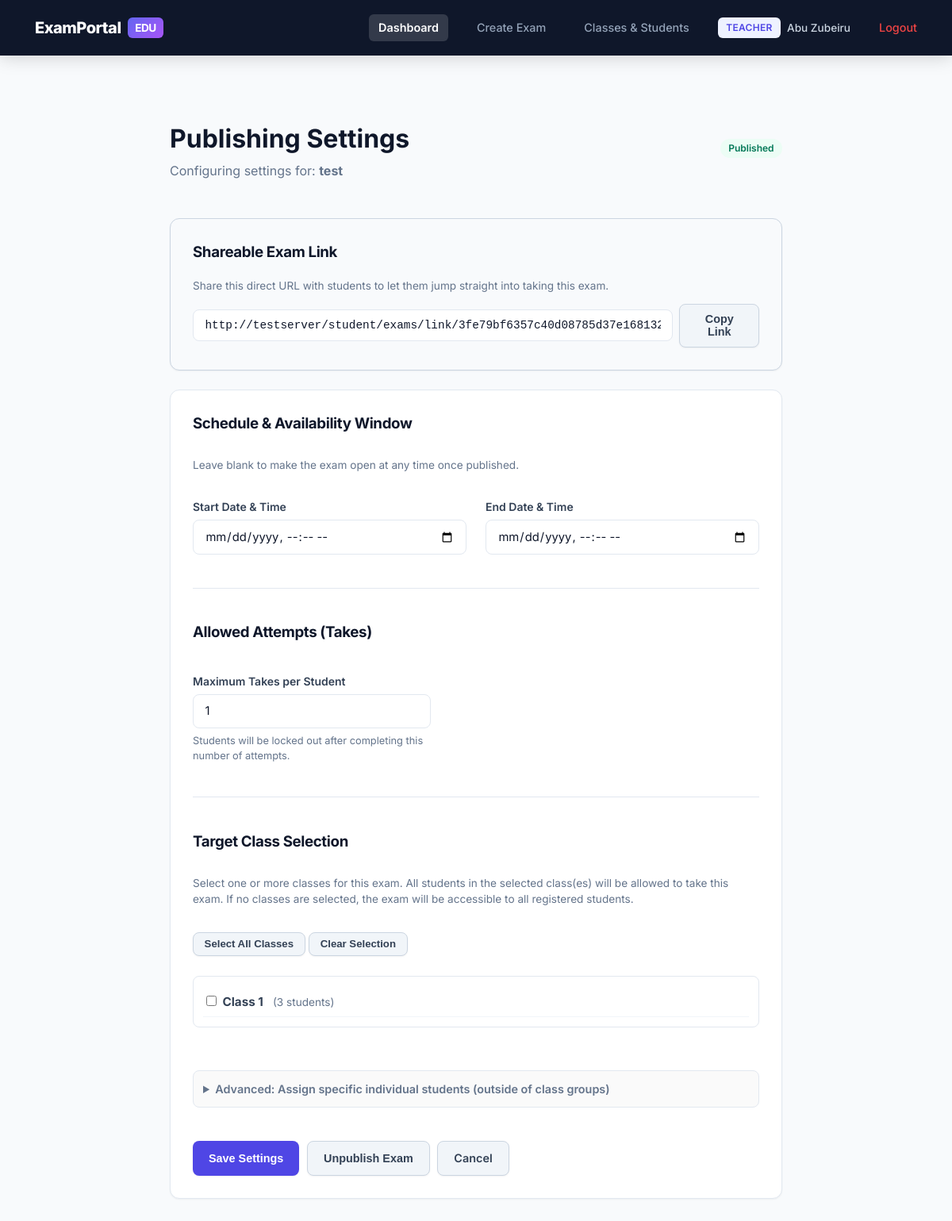
The page /teacher/exams/3/publish_settings (signed in) on the database its author committed.
### app/models/models.py (models this page shows, shortened)
class User(UserMixin, db.Model):
    __tablename__ = "users"
    id = db.Column(db.Integer, primary_key=True)
    username = db.Column(db.String(80), unique=True, nullable=False)
    email = db.Column(db.String(120), unique=True, nullable=False)
    password_hash = db.Column(db.String(255), nullable=False)
    role = db.Column(db.String(20), nullable=False, default="student")  # admin/teacher/student
    is_active_account = db.Column(db.Boolean, default=True)
    created_at = db.Column(db.DateTime, default=datetime.utcnow)
    exams_created = db.relationship("Exam", backref="teacher", lazy=True,
                                     foreign_keys="Exam.teacher_id")
    submissions = db.relationship("Submission", backref="student", lazy=True,
                                   foreign_keys="Submission.student_id")
    @property
    def is_active(self):
        return self.is_active_account
    def is_admin(self):
        return self.role == "admin"
    def is_teacher(self):
        return self.role == "teacher"

class Exam(db.Model):
    __tablename__ = "exams"
    id = db.Column(db.Integer, primary_key=True)
    title = db.Column(db.String(150), nullable=False)
    description = db.Column(db.Text)
    duration_minutes = db.Column(db.Integer, nullable=False, default=30)
    teacher_id = db.Column(db.Integer, db.ForeignKey("users.id"), nullable=False)
    is_published = db.Column(db.Boolean, default=False)
    start_time = db.Column(db.DateTime, nullable=True)
    end_time = db.Column(db.DateTime, nullable=True)
    max_attempts = db.Column(db.Integer, nullable=False, default=1)
    access_token = db.Column(db.String(64), unique=True, index=True, nullable=True)
    created_at = db.Column(db.DateTime, default=datetime.utcnow)
    assigned_students = db.relationship("User", secondary=exam_students, backref="assigned_exams")
    assigned_classes = db.relationship("Class", secondary=exam_classes, backref="assigned_exams")
    questions = db.relationship("Question", backref="exam", lazy=True,
                                 cascade="all, delete-orphan")
    submissions = db.relationship("Submission", backref="exam", lazy=True,
                                   cascade="all, delete-orphan")
    def generate_token(self):
        if not self.access_token:
            self.access_token = uuid.uuid4().hex
        return self.access_token

class Class(db.Model):
    __tablename__ = "classes"
    id = db.Column(db.Integer, primary_key=True)
    name = db.Column(db.String(100), nullable=False)
    description = db.Column(db.Text)
    teacher_id = db.Column(db.Integer, db.ForeignKey("users.id"), nullable=False)
    created_at = db.Column(db.DateTime, default=datetime.utcnow)
    teacher = db.relationship("User", foreign_keys=[teacher_id], backref="classes_taught")
    students = db.relationship("User", secondary=class_students, backref="enrolled_classes")

### app/routes/teacher.py (the view, shortened to what this page needs)
@teacher_bp.route("/exams/<int:exam_id>/publish_settings", methods=["GET", "POST"])
@login_required
@role_required("teacher")
def publish_settings(exam_id):
    exam = _get_owned_exam_or_404(exam_id)
    exam.generate_token()
    db.session.commit()
    all_students = User.query.filter_by(role="student").order_by(User.username).all()
    teacher_classes = Class.query.filter_by(teacher_id=current_user.id).order_by(Class.name).all()
    shareable_link = url_for("student.exam_link", token=exam.access_token, _external=True)
    return render_template(
        "teacher/publish_settings.html",
        exam=exam,
        all_students=all_students,
        teacher_classes=teacher_classes,
        shareable_link=shareable_link,
    )

### app/models/models.py (called while the page is built)
@login_manager.user_loader
def load_user(user_id):
    return User.query.get(int(user_id))

### app/routes/teacher.py (called while the page is built)
def _get_owned_exam_or_404(exam_id):
    exam = Exam.query.get_or_404(exam_id)
    if exam.teacher_id != current_user.id:
        abort(403)
    return exam

### app/utils.py (called while the page is built)
def role_required(*roles):
    def decorator(view_func):
        @wraps(view_func)
        def wrapped(*args, **kwargs):
            if not current_user.is_authenticated or current_user.role not in roles:
                abort(403)
            return view_func(*args, **kwargs)
        return wrapped
    return decorator

### app/templates/teacher/publish_settings.html (shortened to what this page needs)
{% extends "base.html" %}
{% block content %}
<div class="container" style="max-width: 820px;">
  <div class="page-header">
    <div>
      <h1 style="margin-bottom:0.2rem;">Publishing Settings</h1>
      <p style="color: var(--muted); margin-top:0;">Configuring settings for: <strong>{{ exam.title }}</strong></p>
    </div>
    <div>
      {% if exam.is_published %}
        <span class="status-pill status-published">Published</span>
      {% else %}
        <span class="status-pill status-draft">Draft</span>
      {% endif %}
    </div>
  </div>
  <div class="card" style="background: #f8fafc; border: 1px solid #cbd5e1;">
    <h3>Shareable Exam Link</h3>
    <p style="font-size: 0.85rem; color: var(--muted); margin-bottom: 0.75rem;">
      Share this direct URL with students to let them jump straight into taking this exam.
    </p>
    <div style="display: flex; gap: 0.5rem; align-items: center;">
      <input type="text" id="share-url" value="{{ shareable_link }}" readonly style="background: #fff; font-family: monospace; font-size: 0.9rem;" />
      <button type="button" class="btn btn-secondary" onclick="copyShareUrl()" id="copy-btn">Copy Link</button>
    </div>
  </div>
  <div class="card">
    <form method="POST" action="{{ url_for('teacher.publish_settings', exam_id=exam.id) }}">
      <h3>Schedule & Availability Window</h3>
      <p style="font-size:0.85rem; color: var(--muted); margin-top: -0.5rem;">
        Leave blank to make the exam open at any time once published.
      </p>
      <div class="grid grid-2">
        <div class="form-row">
          <label for="start_time">Start Date & Time</label>
          <input type="datetime-local" id="start_time" name="start_time"
                 value="{{ exam.start_time.strftime('%Y-%m-%dT%H:%M') if exam.start_time else '' }}">
        </div>
        <div class="form-row">
          <label for="end_time">End Date & Time</label>
          <input type="datetime-local" id="end_time" name="end_time"
                 value="{{ exam.end_time.strftime('%Y-%m-%dT%H:%M') if exam.end_time else '' }}">
        </div>
      </div>
      <hr style="border: 0; border-top: 1px solid var(--border); margin: 1.5rem 0;">
      <h3>Allowed Attempts (Takes)</h3>
      <div class="form-row" style="max-width: 300px;">
        <label for="max_attempts">Maximum Takes per Student</label>
        <input type="number" id="max_attempts" name="max_attempts" min="1" value="{{ exam.max_attempts or 1 }}" required>
        <span style="font-size: 0.8rem; color: var(--muted);">Students will be locked out after completing this number of attempts.</span>
      </div>
      <hr style="border: 0; border-top: 1px solid var(--border); margin: 1.5rem 0;">
      <h3>Target Class Selection</h3>
      <p style="font-size:0.85rem; color: var(--muted); margin-top: -0.5rem;">
        Select one or more classes for this exam. All students in the selected class(es) will be allowed to take this exam.
        If no classes are selected, the exam will be accessible to all registered students.
      </p>
      {% if teacher_classes %}
      <div style="margin-bottom: 0.5rem;">
        <button type="button" class="btn btn-sm btn-secondary" onclick="toggleAllClasses(true)">Select All Classes</button>
        <button type="button" class="btn btn-sm btn-secondary" onclick="toggleAllClasses(false)">Clear Selection</button>
      </div>
      <div style="border: 1px solid var(--border); border-radius: 8px; padding: 0.75rem; background: #fff; margin-bottom: 1.25rem;">
        {% for c in teacher_classes %}
        <div class="choice-row" style="padding: 0.4rem 0; border-bottom: 1px solid #f1f5f9;">
          <input type="checkbox" id="class_{{ c.id }}" name="assigned_classes" value="{{ c.id }}"
                 {% if c in exam.assigned_classes %}checked{% endif %} class="class-checkbox">
          <label for="class_{{ c.id }}" style="font-weight: 500; font-size: 0.95rem; cursor: pointer;">
            <strong>{{ c.name }}</strong>
            <span style="color: var(--muted); font-size: 0.85rem; font-weight: normal; margin-left: 0.5rem;">
              ({{ c.students|length }} student{{ 's' if c.students|length != 1 else '' }})
            </span>
          </label>
        </div>
        {% endfor %}
      </div>
      {% endif %}
      <details style="margin-top: 1rem; border: 1px solid var(--border); border-radius: 8px; padding: 0.75rem; background: #fafafa;">
        <summary style="font-weight: 600; font-size: 0.9rem; cursor: pointer; color: var(--muted);">
          Advanced: Assign specific individual students (outside of class groups)
        </summary>
      </details>
      <div class="actions" style="margin-top: 1.5rem;">
        <button type="submit" name="action" value="save" class="btn">Save Settings</button>
        {% if exam.is_published %}
          <button type="submit" name="action" value="unpublish" class="btn btn-secondary">Unpublish Exam</button>
        {% else %}
          <button type="submit" name="action" value="publish" class="btn btn-success">Save & Publish Exam</button>
        {% endif %}
        <a href="{{ url_for('teacher.dashboard') }}" class="btn btn-secondary">Cancel</a>
      </div>
    </form>
  </div>
</div>
{% endblock %}

### app/templates/base.html (shortened to what this page needs)
<!DOCTYPE html>
<html lang="en">
<head>
  <link rel="stylesheet" href="{{ url_for('static', filename='css/style.css') }}">
</head>
<body>
  {% if current_user.is_authenticated %}
  <nav class="navbar">
    <a class="brand" href="{{ url_for('index') }}">ExamPortal <span class="brand-mark">EDU</span></a>
    <div class="nav-links">
      {% if current_user.is_admin() %}
        <a href="{{ url_for('admin.dashboard') }}" class="{{ 'active' if request.endpoint == 'admin.dashboard' else '' }}">Dashboard</a>
      {% elif current_user.is_teacher() %}
        <a href="{{ url_for('teacher.dashboard') }}" class="{{ 'active' if request.endpoint in ['teacher.dashboard', 'teacher.exam_results', 'teacher.manage_questions', 'teacher.publish_settings'] else '' }}">Dashboard</a>
        <a href="{{ url_for('teacher.create_exam') }}" class="{{ 'active' if request.endpoint == 'teacher.create_exam' else '' }}">Create Exam</a>
        <a href="{{ url_for('teacher.manage_classes') }}" class="{{ 'active' if request.endpoint in ['teacher.manage_classes', 'teacher.class_detail'] else '' }}">Classes & Students</a>
      {% endif %}
      <div class="user-tag">
        <span class="badge">{{ current_user.role }}</span>
        <span>{{ current_user.username }}</span>
      </div>
      <a href="{{ url_for('auth.logout') }}" style="color: #ef4444;">Logout</a>
    </div>
  </nav>
  {% endif %}
  {% block content %}{% endblock %}
</body>
</html>

### app/static/css/style.css (style rules this page uses)
:root { --primary: #4f46e5; --primary-hover: #4338ca; --primary-light: #eef2ff; --nav-bg: #0f172a; --bg: #f8fafc; --card-bg: #ffffff; --text: #0f172a; --muted: #64748b; --border: #e2e8f0; --border-focus: #818cf8; --success: #10b981; --success-light: #ecfdf5; --success-text: #047857; --danger: #ef4444; --danger-light: #fef2f2; --danger-text: #b91c1c; --warning: #f59e0b; --warning-light: #fffbeb; --warning-text: #b45309; --info: #0284c7; --radius: 12px; --shadow-sm: 0 1px 2px 0 rgba(0, 0, 0, 0.05); --shadow-md: 0 4px 6px -1px rgba(0, 0, 0, 0.05), 0 2px 4px -2px rgba(0, 0, 0, 0.05); --shadow-lg: 0 10px 25px -5px rgba(15, 23, 42, 0.08), 0 8px 10px -6px rgba(15, 23, 42, 0.04); }
* { box-sizing: border-box; }
body { margin: 0; font-family: 'Inter', -apple-system, BlinkMacSystemFont, "Segoe UI", Roboto, sans-serif; background: var(--bg); color: var(--text); min-height: 100vh; line-height: 1.5; -webkit-font-smoothing: antialiased; }
nav.navbar { background: var(--nav-bg); padding: 0.85rem 2rem; display: flex; justify-content: space-between; align-items: center; flex-wrap: wrap; box-shadow: 0 4px 20px rgba(0, 0, 0, 0.15); }
nav.navbar .brand { font-weight: 800; font-size: 1.25rem; color: #ffffff; text-decoration: none; letter-spacing: -0.025em; display: flex; align-items: center; gap: 0.5rem; }
nav.navbar .brand span.brand-mark { background: linear-gradient(135deg, #6366f1, #a855f7); color: white; padding: 0.2rem 0.6rem; border-radius: 6px; font-size: 0.85rem; font-weight: 700; }
nav.navbar .nav-links { display: flex; align-items: center; gap: 1.5rem; }
nav.navbar a { color: #94a3b8; text-decoration: none; font-size: 0.9rem; font-weight: 500; padding: 0.4rem 0.75rem; border-radius: 6px; transition: all 0.2s ease; }
nav.navbar a.active { color: #ffffff; background: rgba(255, 255, 255, 0.15); font-weight: 600; }
.user-tag { color: #cbd5e1; font-size: 0.85rem; font-weight: 500; display: flex; align-items: center; gap: 0.5rem; }
.badge { background: var(--primary-light); color: var(--primary); padding: 0.25rem 0.65rem; border-radius: 6px; font-size: 0.75rem; font-weight: 600; letter-spacing: 0.025em; text-transform: uppercase; display: inline-block; }
.container { max-width: 1120px; margin: 0 auto; padding: 2.5rem 1.5rem; }
.card { background: var(--card-bg); border: 1px solid var(--border); border-radius: var(--radius); padding: 1.75rem; margin-bottom: 1.5rem; box-shadow: var(--shadow-sm); transition: box-shadow 0.2s ease, border-color 0.2s ease; }
.card h2, .card h3 { margin-top: 0; font-weight: 700; letter-spacing: -0.02em; color: var(--text); }
.grid { display: grid; gap: 1.5rem; }
.grid-2 { grid-template-columns: repeat(auto-fit, minmax(340px, 1fr)); }
form { display: flex; flex-direction: column; gap: 1.1rem; }
.form-row { display: flex; flex-direction: column; gap: 0.4rem; }
label { font-weight: 600; font-size: 0.875rem; color: #334155; }
input[type=text], input[type=email], input[type=password], input[type=number], input[type=datetime-local], textarea, select { padding: 0.7rem 0.9rem; border: 1px solid var(--border); border-radius: 8px; font-size: 0.925rem; font-family: inherit; width: 100%; color: var(--text); background: #ffffff; transition: border-color 0.15s ease, box-shadow 0.15s ease; }
.btn { display: inline-flex; align-items: center; justify-content: center; gap: 0.5rem; padding: 0.65rem 1.25rem; border-radius: 8px; border: none; background: var(--primary); color: #ffffff; font-weight: 600; font-size: 0.9rem; cursor: pointer; text-decoration: none; text-align: center; transition: all 0.15s ease; box-shadow: 0 1px 2px rgba(0, 0, 0, 0.05); }
.btn-secondary { background: #f1f5f9; color: #334155; border: 1px solid #cbd5e1; }
.btn-sm { padding: 0.4rem 0.85rem; font-size: 0.825rem; }
.actions { display: flex; gap: 0.6rem; flex-wrap: wrap; }
.status-pill { padding: 0.2rem 0.65rem; border-radius: 999px; font-size: 0.75rem; font-weight: 600; display: inline-block; }
.status-published { background: var(--success-light); color: var(--success-text); }
.page-header { display: flex; justify-content: space-between; align-items: center; flex-wrap: wrap; gap: 1rem; margin-bottom: 2rem; }

### rows shown on the page
User: role "TEACHER", username "Abu Zubeiru"
Exam: title "test", max_attempts "1"
Class: name "Class 1", students|length "3", students "s"
